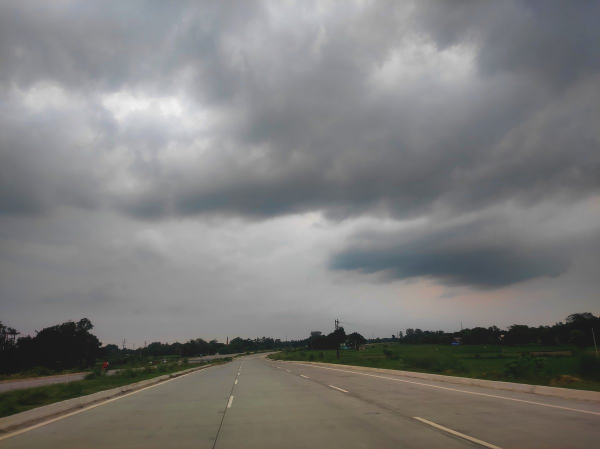
#> input picture src/assets/journal/journal_1.jpg, 1200 x 898 px, found by its file name (shown at 1/2 size); its folder holds 4 pictures in this run
$ python scratch_compress.py
#> lines starting #> are read from the running program, lines starting #| are printed output that depends on the picture
import os
from PIL import Image
import concurrent.futures

journal_dir = r"c:\Users\Shantanu Joshi\Desktop\popolio\src\assets\journal"

def process_image(filename):
#> called with filename = 'journal_1.jpg'
    if not filename.endswith(".jpg"):
        return
    filepath = os.path.join(journal_dir, filename)
    try:
        with Image.open(filepath) as img:
#> img is the input picture: PIL image 1200x898 RGB; mean R, G, B 124.9, 124.5, 123.1
            img = img.convert("RGB")

            # Use 1200px max size - high enough for crisp viewing, small enough to load fast
            max_size = 1200
            if img.width > max_size or img.height > max_size:
                img.thumbnail((max_size, max_size), Image.Resampling.LANCZOS)

            # Save with high quality to preserve details
            img.save(filepath, "JPEG", optimize=True, quality=85)
            print(f"Compressed {filename}")
    except Exception as e:
        print(f"Failed to process {filename}: {e}")

filenames = os.listdir(journal_dir)

# Process in parallel to speed up
with concurrent.futures.ThreadPoolExecutor(max_workers=8) as executor:
    executor.map(process_image, filenames)
#> call 2 of process_image, with filename = 'journal_10.jpg'
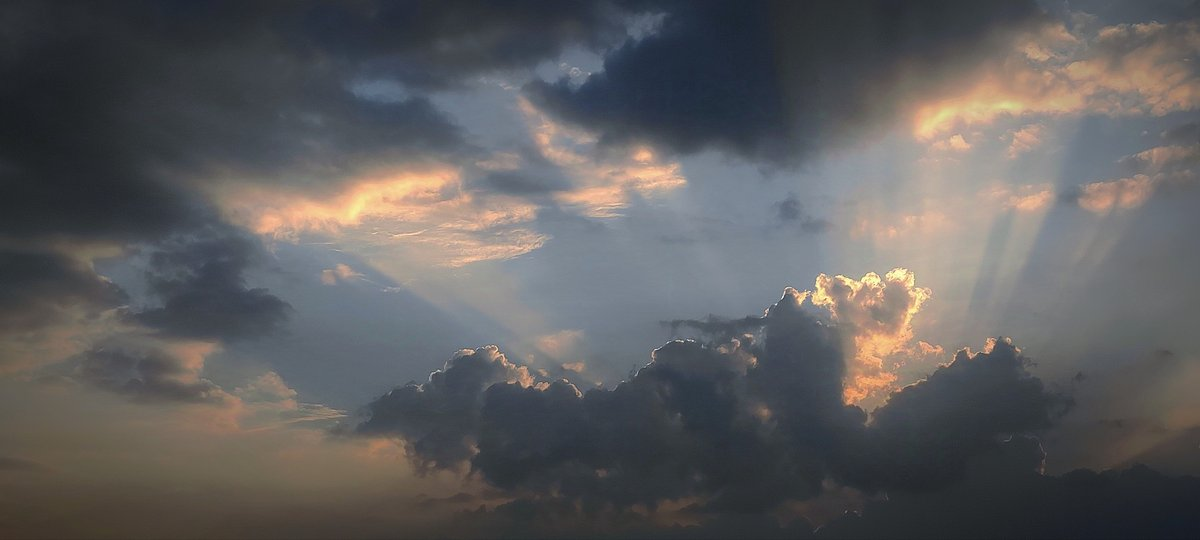
#> input picture src/assets/journal/journal_10.jpg, 1200 x 540 px, found by its file name
#> in process_image, img is the input picture: PIL image 1200x540 RGB; mean R, G, B 94.6, 93.5, 94.3
#> call 3 of process_image, with filename = 'journal_11.jpg'
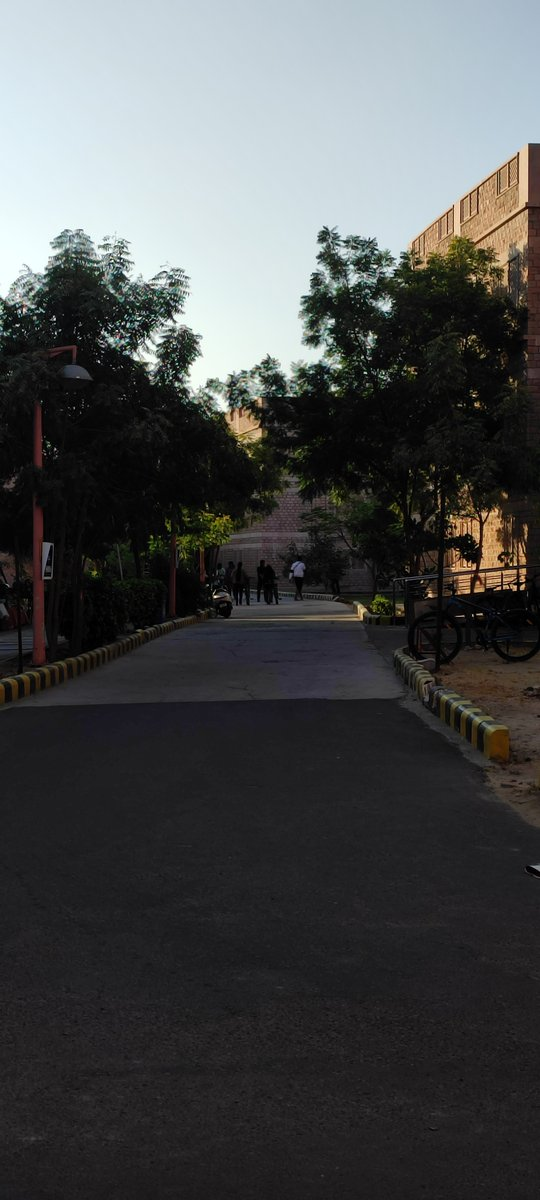
#> input picture src/assets/journal/journal_11.jpg, 540 x 1200 px, found by its file name
#> in process_image, img is the input picture: PIL image 540x1200 RGB; mean R, G, B 75, 76.9, 77
#> call 4 of process_image, with filename = 'journal_12.jpg'
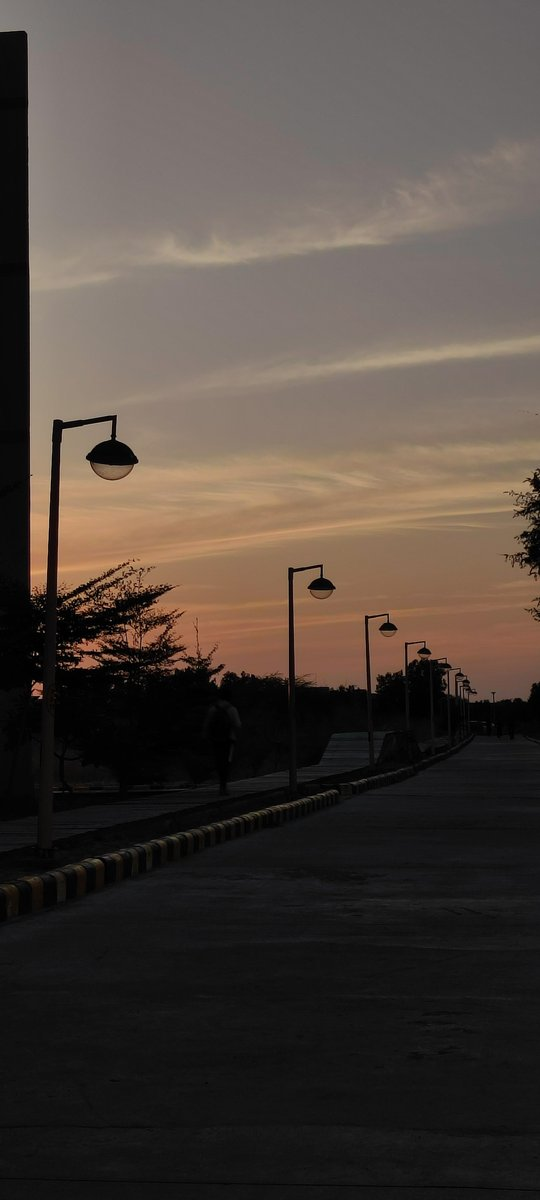
#> input picture src/assets/journal/journal_12.jpg, 540 x 1200 px, found by its file name
#> in process_image, img is the input picture: PIL image 540x1200 RGB; mean R, G, B 78.3, 68.7, 62
